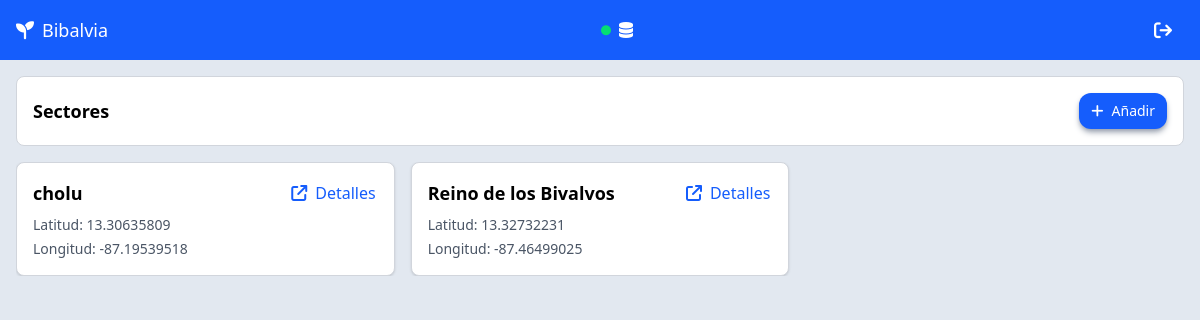
The app's page /home/ (signed in) with its own data.
### dashboard/models.py (models this page shows, shortened)
class Sector(models.Model):
    latitud = models.DecimalField(
        max_digits=10,
        decimal_places=8,
        validators=[MinValueValidator(-90), MaxValueValidator(90)]
    )
    longitud = models.DecimalField(
        max_digits=11,
        decimal_places=8,
        validators=[MinValueValidator(-180), MaxValueValidator(180)]
    )
    nombre_sector= models.CharField(max_length=100, unique=True, null=True, blank=True)
    zonas = models.ManyToManyField('Zona', related_name='sectores')
    class Meta:
        verbose_name = "Sector"
        verbose_name_plural = "Sectores"
        ordering = ['id']
        indexes = [
            models.Index(fields=['latitud', 'longitud']),
        ]

### dashboard/views.py (the view)
# urls.py: 2. Add a URL to urlpatterns:  path('', views.home, name='home')
@login_required
def home(request):
    sectores = Sector.objects.all()
    context = {
        'sectores': sectores,
    }
    toast = request.GET.get('toast')
    toast_tipo = request.GET.get('toast_tipo', 'success')
    if toast:
        context['toast'] = toast
        context['toast_tipo'] = toast_tipo
    return render(request, 'dashboard/home.html', context)

### dashboard/context_processors.py (called while the page is built)
def environment(request):
    return {
        'IS_LOCAL': settings.IS_LOCAL,
        'IS_CLOUD': settings.IS_CLOUD,
        'ENVIRONMENT': settings.ENVIRONMENT,
    }

### dashboard/templates/dashboard/home.html (shortened to what this page needs)
{% extends "base.html" %}
{% block content %}
<div class="h-full flex flex-col p-4 overflow-hidden">
    <section class="flex justify-between shrink-0 mb-4 border border-gray-300 p-4 bg-white rounded-lg items-center">
        <span class="font-semibold text-lg">Sectores</span>
        {% if IS_LOCAL %}
        <a href="{% url 'sector_create' %}">
            <button
                class="shadow-md shadow-gray-400 rounded-xl text-sm flex items-center gap-2 bg-blue-600 text-white hover:bg-blue-500 active:bg-blue-700 px-3 py-2 transition-transform active:scale-95">
                <i class="fa-solid fa-plus"></i>
                Añadir
            </button>
        </a>
        {% endif %}
    </section>
    {% if sectores %}
    <section class="grid grid-cols-1 md:grid-cols-2 lg:grid-cols-3 gap-4 overflow-auto">
        {% for sector in sectores %}
        <article
            class="border border-gray-300 rounded-lg p-4 shadow-sm h-fit flex justify-between items-start bg-white">
            <div class="flex flex-col">
                <h2 class="text-lg font-semibold mb-2">{{ sector.nombre_sector }}</h2>
                <p class="text-sm text-gray-600 mb-1">Latitud: {{ sector.latitud }}</p>
                <p class="text-sm text-gray-600">Longitud: {{ sector.longitud }}</p>
            </div>
            <a href="{% url 'sector_detail' sector.id %}"
                class="p-0.5 flex gap-2 text-blue-600 items-center transition-transform active:scale-95 hover:scale-105 ">
                <i class="fa-solid fa-arrow-up-right-from-square"></i>
                Detalles
            </a>
        </article>
        {% endfor %}
    </section>
    {% endif %}
</div>
{% endblock %}

### records on screen
Sector: nombre_sector "cholu", latitud "13.30635809", longitud "-87.19539518"
Sector: nombre_sector "Reino de los Bivalvos", latitud "13.32732231", longitud "-87.46499025"
